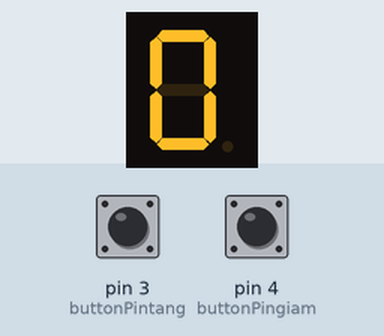
This sketch was run on a simulated Arduino Uno, built with avr-gcc and run on an emulated ATmega328P. Shown: 1-digit seven-segment display. Wiring (inferred from the names in the program): 1-digit 7-segment display, segments lit when HIGH: segments pin 13, pin 12, pin 11, pin 10, pin 9, pin 8, pin 7, pin 6. The inputs (shaded band) are chosen by the test bench; at power-on: pin 3 (buttonPintang) HIGH, pin 4 (buttonPingiam) HIGH. The segment pins are drawn as the display they are named for.

Above: at 1.2 s.
1.3 s: pin 3 (buttonPintang) pulled LOW for 0.15 s
At 1.7 s:
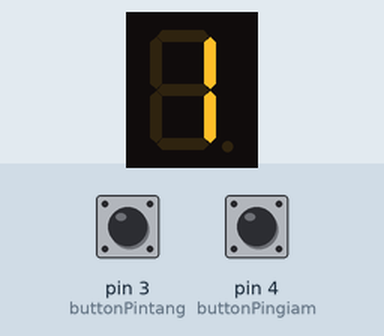
2.9 s: pin 3 (buttonPintang) pulled LOW for 1 s
At 4.2 s:
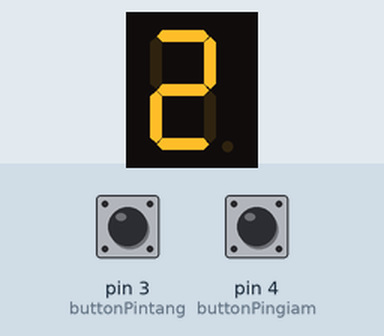
Timing chart, 0 to 5.9 s (numbered marks = the images above; inputs shaded):
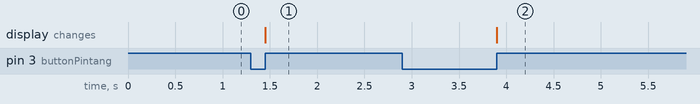

The sketch:

an_1_nut_cong_them_1.ino
```cpp
const int segmentPins[8]={13,12,11,10,9,8,7,6};// mảng 1 chiều điều khiển Led 7 đoạn
          //vị trí mảng  {0,1,2,3,4,5,6,7}
int buttonPintang=3;
int buttonPingiam=4;
int i = 0;
const byte numberal[10]={
0b00111111,//0
0b00000110,//1
0b01011011,//2
0b01001111,//3
0b01100110,//4
0b01101101,//5
0b01111101,//6
0b00000111,//7
0b01111111,//8
0b01101111 //9
};
void setup() {

  for(int vt=0;vt<8;vt++){

    pinMode(segmentPins[vt],OUTPUT);
    digitalWrite(segmentPins[vt],LOW);

  }
  pinMode(buttonPintang,INPUT_PULLUP);
  pinMode(buttonPingiam,INPUT_PULLUP);
  Hienthiso(0);
}

void loop() {

  if(digitalRead(buttonPintang)==LOW)
  {
    i=i+1;
    while(digitalRead(buttonPintang)==0)
    if(i==10)
    i=9;
  }
  if(digitalRead(buttonPingiam)==LOW)
  {
    i=i-1;
    while(digitalRead(buttonPingiam)==0)
    if(i==-1)
    i=0;
  }

  Hienthiso(i);
}
void Hienthiso(int nb){
  boolean x;
  for(int seg=0;seg<8;seg++){
    x=bitRead(numberal[nb],seg);//seg=0
    digitalWrite(segmentPins[seg],x);
  }
}
```

Measured:
- after the input at 1.3 s, the display: changes after 0.15 s (image 1)
- after the input at 2.9 s, the display: changes after 1.0 s (image 2)
